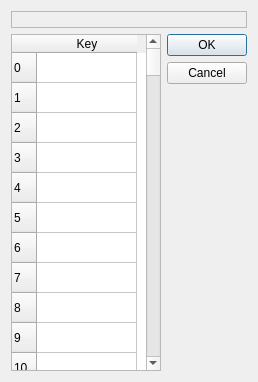
<?xml version="1.0" encoding="UTF-8"?>
<ui version="4.0">
 <comment>
    MIDI Virtual Piano Keyboard
    Copyright (C) 2008-2021, Pedro Lopez-Cabanillas

    This program is free software; you can redistribute it and/or modify
    it under the terms of the GNU General Public License as published by
    the Free Software Foundation; either version 3 of the License, or
    (at your option) any later version.

    This program is distributed in the hope that it will be useful,
    but WITHOUT ANY WARRANTY; without even the implied warranty of
    MERCHANTABILITY or FITNESS FOR A PARTICULAR PURPOSE.  See the
    GNU General Public License for more details.

    You should have received a copy of the GNU General Public License along
    with this program; If not, see http://www.gnu.org/licenses/
 </comment>
 <class>KMapDialogClass</class>
 <widget class="QDialog" name="KMapDialogClass">
  <property name="geometry">
   <rect>
    <x>0</x>
    <y>0</y>
    <width>255</width>
    <height>382</height>
   </rect>
  </property>
  <property name="windowTitle">
   <string>Key Map Editor</string>
  </property>
  <property name="windowIcon">
   <iconset resource="../data/vmpk.qrc">
    <normaloff>:/vpiano/vmpk_32x32.png</normaloff>:/vpiano/vmpk_32x32.png</iconset>
  </property>
  <layout class="QGridLayout">
   <item row="0" column="0" colspan="2">
    <widget class="QLabel" name="labelMapName">
     <property name="font">
      <font>
       <pointsize>10</pointsize>
       <weight>75</weight>
       <bold>true</bold>
      </font>
     </property>
     <property name="whatsThis">
      <string>This box displays the name of the current mapping file</string>
     </property>
     <property name="frameShape">
      <enum>QFrame::StyledPanel</enum>
     </property>
     <property name="frameShadow">
      <enum>QFrame::Sunken</enum>
     </property>
    </widget>
   </item>
   <item row="1" column="0">
    <widget class="QTableWidget" name="tableWidget">
     <property name="minimumSize">
      <size>
       <width>150</width>
       <height>0</height>
      </size>
     </property>
     <property name="whatsThis">
      <string>This is the list of the PC keyboard mappings. Each row has a number corresponding to the MIDI note number, and you can type an alphanumeric Key name that will be translated to the given note</string>
     </property>
     <property name="rowCount">
      <number>128</number>
     </property>
     <row>
      <property name="text">
       <string>0</string>
      </property>
     </row>
     <row>
      <property name="text">
       <string>1</string>
      </property>
     </row>
     <row>
      <property name="text">
       <string>2</string>
      </property>
     </row>
     <row>
      <property name="text">
       <string>3</string>
      </property>
     </row>
     <row>
      <property name="text">
       <string>4</string>
      </property>
     </row>
     <row>
      <property name="text">
       <string>5</string>
      </property>
     </row>
     <row>
      <property name="text">
       <string>6</string>
      </property>
     </row>
     <row>
      <property name="text">
       <string>7</string>
      </property>
     </row>
     <row>
      <property name="text">
       <string>8</string>
      </property>
     </row>
     <row>
      <property name="text">
       <string>9</string>
      </property>
     </row>
     <row>
      <property name="text">
       <string>10</string>
      </property>
     </row>
     <row>
      <property name="text">
       <string>11</string>
      </property>
     </row>
     <row>
      <property name="text">
       <string>12</string>
      </property>
     </row>
     <row>
      <property name="text">
       <string>13</string>
      </property>
     </row>
     <row>
      <property name="text">
       <string>14</string>
      </property>
     </row>
     <row>
      <property name="text">
       <string>15</string>
      </property>
     </row>
     <row>
      <property name="text">
       <string>16</string>
      </property>
     </row>
     <row>
      <property name="text">
       <string>17</string>
      </property>
     </row>
     <row>
      <property name="text">
       <string>18</string>
      </property>
     </row>
     <row>
      <property name="text">
       <string>19</string>
      </property>
     </row>
     <row>
      <property name="text">
       <string>20</string>
      </property>
     </row>
     <row>
      <property name="text">
       <string>21</string>
      </property>
     </row>
     <row>
      <property name="text">
       <string>22</string>
      </property>
     </row>
     <row>
      <property name="text">
       <string>23</string>
      </property>
     </row>
     <row>
      <property name="text">
       <string>24</string>
      </property>
     </row>
     <row>
      <property name="text">
       <string>25</string>
      </property>
     </row>
     <row>
      <property name="text">
       <string>26</string>
      </property>
     </row>
     <row>
      <property name="text">
       <string>27</string>
      </property>
     </row>
     <row>
      <property name="text">
       <string>28</string>
      </property>
     </row>
     <row>
      <property name="text">
       <string>29</string>
      </property>
     </row>
     <row>
      <property name="text">
       <string>30</string>
      </property>
     </row>
     <row>
      <property name="text">
       <string>31</string>
      </property>
     </row>
     <row>
      <property name="text">
       <string>32</string>
      </property>
     </row>
     <row>
      <property name="text">
       <string>33</string>
      </property>
     </row>
     <row>
      <property name="text">
       <string>34</string>
      </property>
     </row>
     <row>
      <property name="text">
       <string>35</string>
      </property>
     </row>
     <row>
      <property name="text">
       <string>36</string>
      </property>
     </row>
     <row>
      <property name="text">
       <string>37</string>
      </property>
     </row>
     <row>
      <property name="text">
       <string>38</string>
      </property>
     </row>
     <row>
      <property name="text">
       <string>39</string>
      </property>
     </row>
     <row>
      <property name="text">
       <string>40</string>
      </property>
     </row>
     <row>
      <property name="text">
       <string>41</string>
      </property>
     </row>
     <row>
      <property name="text">
       <string>42</string>
      </property>
     </row>
     <row>
      <property name="text">
       <string>43</string>
      </property>
     </row>
     <row>
      <property name="text">
       <string>44</string>
      </property>
     </row>
     <row>
      <property name="text">
       <string>45</string>
      </property>
     </row>
     <row>
      <property name="text">
       <string>46</string>
      </property>
     </row>
     <row>
      <property name="text">
       <string>47</string>
      </property>
     </row>
     <row>
      <property name="text">
       <string>48</string>
      </property>
     </row>
     <row>
      <property name="text">
       <string>49</string>
      </property>
     </row>
     <row>
      <property name="text">
       <string>50</string>
      </property>
     </row>
     <row>
      <property name="text">
       <string>51</string>
      </property>
     </row>
     <row>
      <property name="text">
       <string>52</string>
      </property>
     </row>
     <row>
      <property name="text">
       <string>53</string>
      </property>
     </row>
     <row>
      <property name="text">
       <string>54</string>
      </property>
     </row>
     <row>
      <property name="text">
       <string>55</string>
      </property>
     </row>
     <row>
      <property name="text">
       <string>56</string>
      </property>
     </row>
     <row>
      <property name="text">
       <string>57</string>
      </property>
     </row>
     <row>
      <property name="text">
       <string>58</string>
      </property>
     </row>
     <row>
      <property name="text">
       <string>59</string>
      </property>
     </row>
     <row>
      <property name="text">
       <string>60</string>
      </property>
     </row>
     <row>
      <property name="text">
       <string>61</string>
      </property>
     </row>
     <row>
      <property name="text">
       <string>62</string>
      </property>
     </row>
     <row>
      <property name="text">
       <string>63</string>
      </property>
     </row>
     <row>
      <property name="text">
       <string>64</string>
      </property>
     </row>
     <row>
      <property name="text">
       <string>65</string>
      </property>
     </row>
     <row>
      <property name="text">
       <string>66</string>
      </property>
     </row>
     <row>
      <property name="text">
       <string>67</string>
      </property>
     </row>
     <row>
      <property name="text">
       <string>68</string>
      </property>
     </row>
     <row>
      <property name="text">
       <string>69</string>
      </property>
     </row>
     <row>
      <property name="text">
       <string>70</string>
      </property>
     </row>
     <row>
      <property name="text">
       <string>71</string>
      </property>
     </row>
     <row>
      <property name="text">
       <string>72</string>
      </property>
     </row>
     <row>
      <property name="text">
       <string>73</string>
      </property>
     </row>
     <row>
      <property name="text">
       <string>74</string>
      </property>
     </row>
     <row>
      <property name="text">
       <string>75</string>
      </property>
     </row>
     <row>
      <property name="text">
       <string>76</string>
      </property>
     </row>
     <row>
      <property name="text">
       <string>77</string>
      </property>
     </row>
     <row>
      <property name="text">
       <string>78</string>
      </property>
     </row>
     <row>
      <property name="text">
       <string>79</string>
      </property>
     </row>
     <row>
      <property name="text">
       <string>80</string>
      </property>
     </row>
     <row>
      <property name="text">
       <string>81</string>
      </property>
     </row>
     <row>
      <property name="text">
       <string>82</string>
      </property>
     </row>
     <row>
      <property name="text">
       <string>83</string>
      </property>
     </row>
     <row>
      <property name="text">
       <string>84</string>
      </property>
     </row>
     <row>
      <property name="text">
       <string>85</string>
      </property>
     </row>
     <row>
      <property name="text">
       <string>86</string>
      </property>
     </row>
     <row>
      <property name="text">
       <string>87</string>
      </property>
     </row>
     <row>
      <property name="text">
       <string>88</string>
      </property>
     </row>
     <row>
      <property name="text">
       <string>89</string>
      </property>
     </row>
     <row>
      <property name="text">
       <string>90</string>
      </property>
     </row>
     <row>
      <property name="text">
       <string>91</string>
      </property>
     </row>
     <row>
      <property name="text">
       <string>92</string>
      </property>
     </row>
     <row>
      <property name="text">
       <string>93</string>
      </property>
     </row>
     <row>
      <property name="text">
       <string>94</string>
      </property>
     </row>
     <row>
      <property name="text">
       <string>95</string>
      </property>
     </row>
     <row>
      <property name="text">
       <string>96</string>
      </property>
     </row>
     <row>
      <property name="text">
       <string>97</string>
      </property>
     </row>
     <row>
      <property name="text">
       <string>98</string>
      </property>
     </row>
     <row>
      <property name="text">
       <string>99</string>
      </property>
     </row>
     <row>
      <property name="text">
       <string>100</string>
      </property>
     </row>
     <row>
      <property name="text">
       <string>101</string>
      </property>
     </row>
     <row>
      <property name="text">
       <string>102</string>
      </property>
     </row>
     <row>
      <property name="text">
       <string>103</string>
      </property>
     </row>
     <row>
      <property name="text">
       <string>104</string>
      </property>
     </row>
     <row>
      <property name="text">
       <string>105</string>
      </property>
     </row>
     <row>
      <property name="text">
       <string>106</string>
      </property>
     </row>
     <row>
      <property name="text">
       <string>107</string>
      </property>
     </row>
     <row>
      <property name="text">
       <string>108</string>
      </property>
     </row>
     <row>
      <property name="text">
       <string>109</string>
      </property>
     </row>
     <row>
      <property name="text">
       <string>110</string>
      </property>
     </row>
     <row>
      <property name="text">
       <string>111</string>
      </property>
     </row>
     <row>
      <property name="text">
       <string>112</string>
      </property>
     </row>
     <row>
      <property name="text">
       <string>113</string>
      </property>
     </row>
     <row>
      <property name="text">
       <string>114</string>
      </property>
     </row>
     <row>
      <property name="text">
       <string>115</string>
      </property>
     </row>
     <row>
      <property name="text">
       <string>116</string>
      </property>
     </row>
     <row>
      <property name="text">
       <string>117</string>
      </property>
     </row>
     <row>
      <property name="text">
       <string>118</string>
      </property>
     </row>
     <row>
      <property name="text">
       <string>119</string>
      </property>
     </row>
     <row>
      <property name="text">
       <string>120</string>
      </property>
     </row>
     <row>
      <property name="text">
       <string>121</string>
      </property>
     </row>
     <row>
      <property name="text">
       <string>122</string>
      </property>
     </row>
     <row>
      <property name="text">
       <string>123</string>
      </property>
     </row>
     <row>
      <property name="text">
       <string>124</string>
      </property>
     </row>
     <row>
      <property name="text">
       <string>125</string>
      </property>
     </row>
     <row>
      <property name="text">
       <string>126</string>
      </property>
     </row>
     <row>
      <property name="text">
       <string>127</string>
      </property>
     </row>
     <column>
      <property name="text">
       <string>Key</string>
      </property>
     </column>
    </widget>
   </item>
   <item row="1" column="1">
    <widget class="QDialogButtonBox" name="buttonBox">
     <property name="orientation">
      <enum>Qt::Vertical</enum>
     </property>
     <property name="standardButtons">
      <set>QDialogButtonBox::Cancel|QDialogButtonBox::Ok</set>
     </property>
    </widget>
   </item>
  </layout>
 </widget>
 <layoutdefault spacing="6" margin="11"/>
 <resources>
  <include location="../data/vmpk.qrc"/>
 </resources>
 <connections>
  <connection>
   <sender>buttonBox</sender>
   <signal>accepted()</signal>
   <receiver>KMapDialogClass</receiver>
   <slot>accept()</slot>
   <hints>
    <hint type="sourcelabel">
     <x>247</x>
     <y>220</y>
    </hint>
    <hint type="destinationlabel">
     <x>203</x>
     <y>206</y>
    </hint>
   </hints>
  </connection>
  <connection>
   <sender>buttonBox</sender>
   <signal>rejected()</signal>
   <receiver>KMapDialogClass</receiver>
   <slot>reject()</slot>
   <hints>
    <hint type="sourcelabel">
     <x>243</x>
     <y>221</y>
    </hint>
    <hint type="destinationlabel">
     <x>71</x>
     <y>208</y>
    </hint>
   </hints>
  </connection>
 </connections>
</ui>
